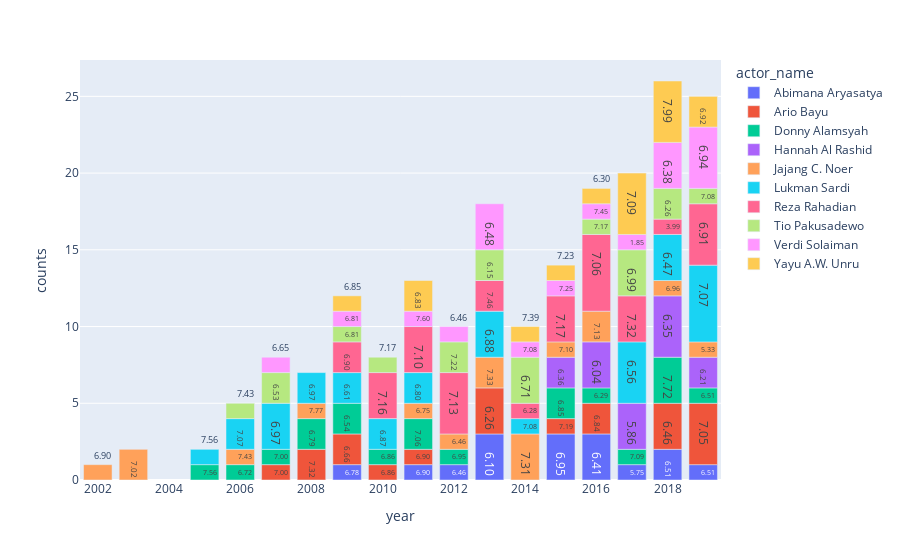

Here is the notebook cell this chart was saved with:
### Code cell
df_g                = df_n.groupby(['actor_name','year']).size().reset_index()
df_g['w_rating']    = df_n.groupby(['actor_name','year'])['w_rating'].mean().reset_index()['w_rating']
df_g.columns = ['actor_name','year', 'counts', 'w_rating']

fig = px.bar(df_g,
            x = 'year',
            y = 'counts',
            color= 'actor_name',
            text = df_g['w_rating'].apply(lambda x: '{0:9.2f}'.format(x)))
fig.show()

### Figure 1 — Plotly figure (JSON) as saved in the notebook; plotly's stock layout.template omitted (floating-point values rounded to 4 significant figures)
{"data": [{"alignmentgroup": "True", "hovertemplate": "actor_name=Abimana Aryasatya<br>year=%{x}<br>counts=%{y}<br>text=%{text}<extra></extra>", "legendgroup": "Abimana Aryasatya", "marker": {"color": "#636efa", "pattern": {"shape": ""}}, "name": "Abimana Aryasatya", "offsetgroup": "Abimana Aryasatya", "orientation": "v", "showlegend": true, "text": ["     6.78", "     6.90", "     6.46", "     6.10", "     6.95", "     6.41", "     5.75", "     6.51", "     6.51"], "textposition": "auto", "type": "bar", "x": [2009, 2011, 2012, 2013, 2015, 2016, 2017, 2018, 2019], "xaxis": "x", "y": [1, 1, 1, 3, 3, 3, 1, 2, 1], "yaxis": "y"}, {"alignmentgroup": "True", "hovertemplate": "actor_name=Ario Bayu<br>year=%{x}<br>counts=%{y}<br>text=%{text}<extra></extra>", "legendgroup": "Ario Bayu", "marker": {"color": "#EF553B", "pattern": {"shape": ""}}, "name": "Ario Bayu", "offsetgroup": "Ario Bayu", "orientation": "v", "showlegend": true, "text": ["     7.00", "     7.32", "     6.66", "     6.86", "     6.90", "     6.26", "     7.19", "     6.84", "     6.46", "     7.05"], "textposition": "auto", "type": "bar", "x": [2007, 2008, 2009, 2010, 2011, 2013, 2015, 2016, 2018, 2019], "xaxis": "x", "y": [1, 2, 2, 1, 1, 3, 1, 2, 3, 4], "yaxis": "y"}, {"alignmentgroup": "True", "hovertemplate": "actor_name=Donny Alamsyah<br>year=%{x}<br>counts=%{y}<br>text=%{text}<extra></extra>", "legendgroup": "Donny Alamsyah", "marker": {"color": "#00cc96", "pattern": {"shape": ""}}, "name": "Donny Alamsyah", "offsetgroup": "Donny Alamsyah", "orientation": "v", "showlegend": true, "text": ["     7.56", "     6.72", "     7.00", "     6.79", "     6.54", "     6.86", "     7.06", "     6.95", "     6.85", "     6.29", "     7.09", "     7.72", "     6.51"], "textposition": "auto", "type": "bar", "x": [2005, 2006, 2007, 2008, 2009, 2010, 2011, 2012, 2015, 2016, 2017, 2018, 2019], "xaxis": "x", "y": [1, 1, 1, 2, 2, 1, 2, 1, 2, 1, 1, 3, 1], "yaxis": "y"}, {"alignmentgroup": "True", "hovertemplate": "actor_name=Hannah Al Rashid<br>year=%{x}<br>counts=%{y}<br>text=%{text}<extra></extra>", "legendgroup": "Hannah Al Rashid", "marker": {"color": "#ab63fa", "pattern": {"shape": ""}}, "name": "Hannah Al Rashid", "offsetgroup": "Hannah Al Rashid", "orientation": "v", "showlegend": true, "text": ["     6.36", "     6.04", "     5.86", "     6.35", "     6.21"], "textposition": "auto", "type": "bar", "x": [2015, 2016, 2017, 2018, 2019], "xaxis": "x", "y": [2, 3, 3, 4, 2], "yaxis": "y"}, {"alignmentgroup": "True", "hovertemplate": "actor_name=Jajang C. Noer<br>year=%{x}<br>counts=%{y}<br>text=%{text}<extra></extra>", "legendgroup": "Jajang C. Noer", "marker": {"color": "#FFA15A", "pattern": {"shape": ""}}, "name": "Jajang C. Noer", "offsetgroup": "Jajang C. Noer", "orientation": "v", "showlegend": true, "text": ["     6.90", "     7.02", "     7.43", "     7.77", "     6.75", "     6.46", "     7.33", "     7.31", "     7.10", "     7.13", "     6.96", "     5.33"], "textposition": "auto", "type": "bar", "x": [2002, 2003, 2006, 2008, 2011, 2012, 2013, 2014, 2015, 2016, 2018, 2019], "xaxis": "x", "y": [1, 2, 1, 1, 1, 1, 2, 3, 1, 2, 1, 1], "yaxis": "y"}, {"alignmentgroup": "True", "hovertemplate": "actor_name=Lukman Sardi<br>year=%{x}<br>counts=%{y}<br>text=%{text}<extra></extra>", "legendgroup": "Lukman Sardi", "marker": {"color": "#19d3f3", "pattern": {"shape": ""}}, "name": "Lukman Sardi", "offsetgroup": "Lukman Sardi", "orientation": "v", "showlegend": true, "text": ["     7.56", "     7.07", "     6.97", "     6.97", "     6.61", "     6.87", "     6.80", "     6.88", "     7.08", "     6.56", "     6.47", "     7.07"], "textposition": "auto", "type": "bar", "x": [2005, 2006, 2007, 2008, 2009, 2010, 2011, 2013, 2014, 2017, 2018, 2019], "xaxis": "x", "y": [1, 2, 3, 2, 2, 2, 2, 3, 1, 4, 3, 5], "yaxis": "y"}, {"alignmentgroup": "True", "hovertemplate": "actor_name=Reza Rahadian<br>year=%{x}<br>counts=%{y}<br>text=%{text}<extra></extra>", "legendgroup": "Reza Rahadian", "marker": {"color": "#FF6692", "pattern": {"shape": ""}}, "name": "Reza Rahadian", "offsetgroup": "Reza Rahadian", "orientation": "v", "showlegend": true, "text": ["     6.90", "     7.16", "     7.10", "     7.13", "     7.46", "     6.28", "     7.17", "     7.06", "     7.32", "     3.99", "     6.91"], "textposition": "auto", "type": "bar", "x": [2009, 2010, 2011, 2012, 2013, 2014, 2015, 2016, 2017, 2018, 2019], "xaxis": "x", "y": [2, 3, 3, 4, 2, 1, 3, 5, 3, 1, 4], "yaxis": "y"}, {"alignmentgroup": "True", "hovertemplate": "actor_name=Tio Pakusadewo<br>year=%{x}<br>counts=%{y}<br>text=%{text}<extra></extra>", "legendgroup": "Tio Pakusadewo", "marker": {"color": "#B6E880", "pattern": {"shape": ""}}, "name": "Tio Pakusadewo", "offsetgroup": "Tio Pakusadewo", "orientation": "v", "showlegend": true, "text": ["     7.43", "     6.53", "     6.81", "     7.17", "     7.22", "     6.15", "     6.71", "     7.17", "     6.99", "     6.26", "     7.08"], "textposition": "auto", "type": "bar", "x": [2006, 2007, 2009, 2010, 2012, 2013, 2014, 2016, 2017, 2018, 2019], "xaxis": "x", "y": [1, 2, 1, 1, 2, 2, 3, 1, 3, 2, 1], "yaxis": "y"}, {"alignmentgroup": "True", "hovertemplate": "actor_name=Verdi Solaiman<br>year=%{x}<br>counts=%{y}<br>text=%{text}<extra></extra>", "legendgroup": "Verdi Solaiman", "marker": {"color": "#FF97FF", "pattern": {"shape": ""}}, "name": "Verdi Solaiman", "offsetgroup": "Verdi Solaiman", "orientation": "v", "showlegend": true, "text": ["     6.65", "     6.81", "     7.60", "     6.46", "     6.48", "     7.08", "     7.25", "     7.45", "     1.85", "     6.38", "     6.94"], "textposition": "auto", "type": "bar", "x": [2007, 2009, 2011, 2012, 2013, 2014, 2015, 2016, 2017, 2018, 2019], "xaxis": "x", "y": [1, 1, 1, 1, 3, 1, 1, 1, 1, 3, 4], "yaxis": "y"}, {"alignmentgroup": "True", "hovertemplate": "actor_name=Yayu A.W. Unru<br>year=%{x}<br>counts=%{y}<br>text=%{text}<extra></extra>", "legendgroup": "Yayu A.W. Unru", "marker": {"color": "#FECB52", "pattern": {"shape": ""}}, "name": "Yayu A.W. Unru", "offsetgroup": "Yayu A.W. Unru", "orientation": "v", "showlegend": true, "text": ["     6.85", "     6.83", "     7.39", "     7.23", "     6.30", "     7.09", "     7.99", "     6.92"], "textposition": "auto", "type": "bar", "x": [2009, 2011, 2014, 2015, 2016, 2017, 2018, 2019], "xaxis": "x", "y": [1, 2, 1, 1, 1, 4, 4, 2], "yaxis": "y"}], "layout": {"barmode": "relative", "legend": {"title": {"text": "actor_name"}, "tracegroupgap": 0}, "margin": {"t": 60}, "xaxis": {"anchor": "y", "domain": [0, 1], "title": {"text": "year"}}, "yaxis": {"anchor": "x", "domain": [0, 1], "title": {"text": "counts"}}}}
